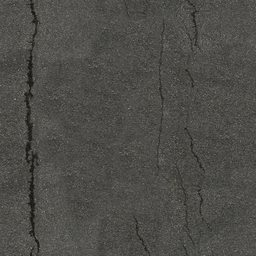
#> input picture assets/src/tex/asphalt.png, 256 x 256 px
$ python -i nhconv.py   (imports and definitions only)
#> lines starting #> are read from the running program, lines starting #| are printed output that depends on the picture
#!/usr/bin/env python3
"""Night Heist asset converter.

  glTF 2.0 (.gltf/.glb) -> .nmd model (+ .nan animation clips)
  PNG                   -> .ntx texture in a GX format with mipmaps

Formats are documented in src/core/nh_assets.h. Everything is big-endian.

Usage:
  nhconv.py manifest assets/manifest.json OUTDIR     convert everything listed
  nhconv.py texture in.png out.ntx --fmt CMPR --size 256 [--clamp] [--nearest] [--nomips]
  nhconv.py model in.gltf out.nmd [--anims OUTDIR]

Models: each node's mesh is transformed into model space. If any node has
extras {"bone": true}, those nodes form the skeleton (parents before
children) and every mesh is rigidly attached to its nearest bone ancestor;
parts are split so each draw uses at most 10 bones (GX matrix slots).
"""
import base64
import json
import math
import os
import struct
import sys

import numpy as np

try:
    from PIL import Image
except ImportError:  # pragma: no cover
    Image = None

GX_FMT = {"I8": 0x1, "IA8": 0x3, "RGB565": 0x4, "RGB5A3": 0x5, "RGBA8": 0x6, "CMPR": 0xE}
BLOCK = {"I8": (8, 4, 32), "IA8": (4, 4, 32), "RGB565": (4, 4, 32), "RGB5A3": (4, 4, 32),
         "RGBA8": (4, 4, 64), "CMPR": (8, 8, 32)}
MAX_SLOTS = 10
POS_SCALE, NRM_SCALE, UV_SCALE = 128.0, 64.0, 256.0


# --------------------------------------------------------------------------- textures

def level_size(fmt, w, h):
    bw, bh, bb = BLOCK[fmt]
    return ((w + bw - 1) // bw) * ((h + bh - 1) // bh) * bb


def pad_image(a, bw, bh):
    """Edge-clamp an (h, w, c) array up to whole blocks."""
    h, w = a.shape[:2]
    ph, pw = (-h) % bh, (-w) % bw
    if ph or pw:
        a = np.pad(a, ((0, ph), (0, pw), (0, 0)), mode="edge")
    return a


def blocks(a, bw, bh):
    """(H, W, C) -> (nby, nbx, bh, bw, C) in raster block order."""
    h, w, c = a.shape
    return a.reshape(h // bh, bh, w // bw, bw, c).swapaxes(1, 2)


def lum(rgb):
    return (rgb[..., 0] * 77 + rgb[..., 1] * 150 + rgb[..., 2] * 29 + 128) >> 8


def to565(rgb):
    r = (rgb[..., 0].astype(np.int32) * 31 + 127) // 255
    g = (rgb[..., 1].astype(np.int32) * 63 + 127) // 255
    b = (rgb[..., 2].astype(np.int32) * 31 + 127) // 255
    return (r << 11) | (g << 5) | b


def from565(v):
    r, g, b = (v >> 11) & 31, (v >> 5) & 63, v & 31
    return np.stack([(r << 3) | (r >> 2), (g << 2) | (g >> 4), (b << 3) | (b >> 2)], axis=-1).astype(np.int32)


def encode_cmpr(rgba):
    """GX CMPR: 8x8 tiles, each four DXT1 4x4 blocks (TL, TR, BL, BR), big-endian."""
    a = pad_image(rgba, 8, 8).astype(np.int32)
    h, w = a.shape[:2]
    # All 4x4 blocks: (nby4, nbx4, 16, 4)
    b4 = blocks(a, 4, 4).reshape(h // 4, w // 4, 16, 4)
    rgb = b4[..., :3].astype(np.float64)
    mean = rgb.mean(axis=2, keepdims=True)
    d = rgb - mean
    # Principal axis by power iteration on the 3x3 covariance.
    cov = np.einsum("...ki,...kj->...ij", d, d)
    v = np.ones(cov.shape[:-1])
    for _ in range(6):
        v = np.einsum("...ij,...j->...i", cov, v)
        n = np.linalg.norm(v, axis=-1, keepdims=True)
        v = np.where(n > 1e-9, v / np.maximum(n, 1e-9), np.array([0.577, 0.577, 0.577]))
    proj = np.einsum("...ki,...i->...k", d, v)
    lo = mean[..., 0, :] + v * proj.min(axis=-1, keepdims=True)
    hi = mean[..., 0, :] + v * proj.max(axis=-1, keepdims=True)
    c0 = to565(np.clip(np.rint(hi), 0, 255).astype(np.int32))
    c1 = to565(np.clip(np.rint(lo), 0, 255).astype(np.int32))
    # Four-colour mode needs c0 > c1.
    swap = c0 < c1
    c0, c1 = np.where(swap, c1, c0), np.where(swap, c0, c1)
    eq = c0 == c1
    c1 = np.where(eq & (c0 > 0), c0 - 1, c1)
    c0 = np.where(eq & (c0 == 0), 1, c0)
    p0, p1 = from565(c0), from565(c1)
    pal = np.stack([p0, p1, (2 * p0 + p1) // 3, (p0 + 2 * p1) // 3], axis=-2)  # (..., 4, 3)
    dist = ((b4[..., None, :3] - pal[..., None, :, :]) ** 2).sum(-1)  # (..., 16, 4)
    idx = dist.argmin(-1)  # (..., 16)
    nby, nbx = h // 4, w // 4
    out = bytearray()
    for ty in range(0, nby, 2):
        for tx in range(0, nbx, 2):
            for sy, sx in ((0, 0), (0, 1), (1, 0), (1, 1)):
                by, bx = ty + sy, tx + sx
                out += struct.pack(">HH", int(c0[by, bx]), int(c1[by, bx]))
                ix = idx[by, bx].reshape(4, 4)
                for row in ix:
                    out.append(int((row[0] << 6) | (row[1] << 4) | (row[2] << 2) | row[3]))
    return bytes(out)


def encode_level(fmt, rgba):
    if fmt == "CMPR":
        return encode_cmpr(rgba)
    bw, bh, _ = BLOCK[fmt]
    a = pad_image(rgba, bw, bh).astype(np.int32)
    bl = blocks(a, bw, bh)  # (nby, nbx, bh, bw, 4)
    if fmt == "I8":
        return lum(bl[..., :3]).astype(np.uint8).tobytes()
    if fmt == "IA8":
        out = np.stack([bl[..., 3], lum(bl[..., :3])], axis=-1)
        return out.astype(np.uint8).tobytes()
    if fmt == "RGB565":
        return to565(bl[..., :3]).astype(">u2").tobytes()
    if fmt == "RGB5A3":
        r, g, b, al = bl[..., 0], bl[..., 1], bl[..., 2], bl[..., 3]
        opaque = 0x8000 | (((r * 31 + 127) // 255) << 10) | (((g * 31 + 127) // 255) << 5) | ((b * 31 + 127) // 255)
        trans = (((al * 7 + 127) // 255) << 12) | (((r * 15 + 127) // 255) << 8) | (((g * 15 + 127) // 255) << 4) | ((b * 15 + 127) // 255)
        return np.where(al >= 224, opaque, trans).astype(">u2").tobytes()
    if fmt == "RGBA8":
        out = bytearray()
        flat = bl.reshape(bl.shape[0], bl.shape[1], 16, 4)
        for by in range(flat.shape[0]):
            for bx in range(flat.shape[1]):
                px = flat[by, bx]
                out += bytes(np.stack([px[:, 3], px[:, 0]], -1).astype(np.uint8).ravel())
                out += bytes(np.stack([px[:, 1], px[:, 2]], -1).astype(np.uint8).ravel())
        return bytes(out)
    raise ValueError(fmt)


def convert_texture(src, dst, fmt="CMPR", size=None, wrap=True, filt=True, mips=True):
#> called with src = '../assets/src/tex/asphalt.png', dst = 'out.png', fmt = 'CMPR', wrap = True, filt = True, mips = True
    img = Image.open(src).convert("RGBA")
    if size:
        w, h = (size, size) if isinstance(size, int) else size
        img = img.resize((w, h), Image.LANCZOS)
    w, h = img.size
#> w = 256; h = 256
    assert w & (w - 1) == 0 and h & (h - 1) == 0, "%s: power-of-two sizes only" % src
    levels = []
    cur = img
    while True:
        levels.append(np.asarray(cur, dtype=np.uint8))
        if not mips or (cur.size[0] == 1 and cur.size[1] == 1) or len(levels) >= 11:
            break
        # Stop at 4x4 for block formats: smaller levels just waste padded blocks.
        if min(cur.size) <= 4:
            break
        cur = cur.resize((max(cur.size[0] // 2, 1), max(cur.size[1] // 2, 1)), Image.BOX)
#> after the loop, levels = 7 items
    data = b"".join(encode_level(fmt, lv) for lv in levels)
#> in encode_cmpr, `v = np.ones(cov.shape[:-1])`: v: shape (64, 64, 3) float64; every value is 1
#> the loop in encode_cmpr, `for _ in range(6):` made 6 passes
#> pass 1, in encode_cmpr, `v = np.where(n > 1e-9, v / np.maximum(n, 1e-9), np.array([0.577, 0.577..`:
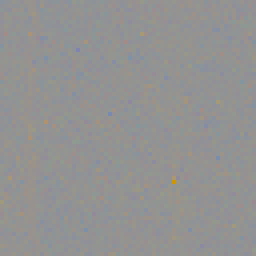
#> v: shape (64, 64, 3) float64 (shown 4 times larger); mean of channels 0, 1, 2 0.578, 0.577, 0.576; drawn as R, G, B
#> after the loop in encode_cmpr, `for _ in range(6):`:
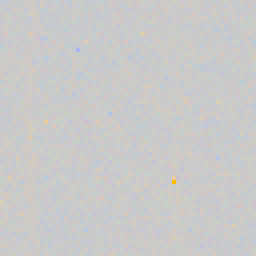
#> v: shape (64, 64, 3) float64 (shown 4 times larger); mean of channels 0, 1, 2 0.578, 0.577, 0.576; drawn with min black and max white
#> in encode_cmpr, `lo = mean[..., 0, :] + v * proj.min(axis=-1, keepdims=True)`:
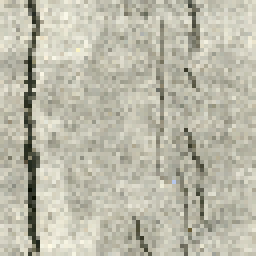
#> lo: shape (64, 64, 3) float64 (shown 4 times larger); mean of channels 0, 1, 2 64.1, 63.6, 59.1; drawn with min black and max white
#> in to565, `b = (rgb[..., 2].astype(np.int32) * 31 + 127) // 255`:
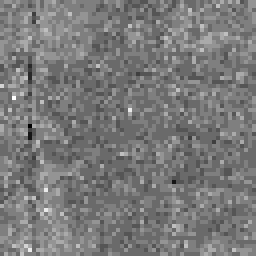
#> b: shape (64, 64) int32 (shown 4 times larger); min 5, max 17, mean 10.73; drawn with min black and max white
#> in to565 (call 2), `r = (rgb[..., 0].astype(np.int32) * 31 + 127) // 255`:
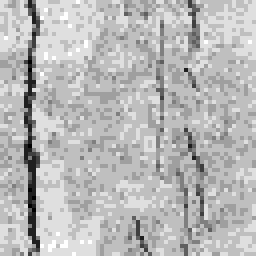
#> r: shape (64, 64) int32 (shown 4 times larger); min 2, max 10, mean 7.83; drawn with min black and max white
#> in to565 (call 2), `b = (rgb[..., 2].astype(np.int32) * 31 + 127) // 255`:
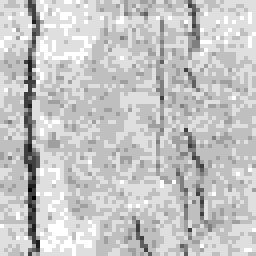
#> b: shape (64, 64) int32 (shown 4 times larger); min 1, max 9, mean 7.21; drawn with min black and max white
#> in encode_cmpr, `swap = c0 < c1`: swap: shape (64, 64) bool; every value is 0
#> in encode_cmpr (call 2), `v = np.ones(cov.shape[:-1])`: v: shape (32, 32, 3) float64; every value is 1
#> in to565 (call 4), `g = (rgb[..., 1].astype(np.int32) * 63 + 127) // 255`:
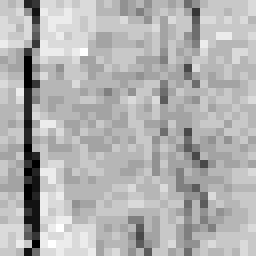
#> g: shape (32, 32) int32 (shown 8 times larger); min 7, max 21, mean 16.8; drawn with min black and max white
#> in encode_cmpr (call 2), `swap = c0 < c1`: swap: shape (32, 32) bool; every value is 0
    expect = 0
    lw, lh = w, h
#> lw = 256; lh = 256
    for _ in levels:
        expect += level_size(fmt, lw, lh)
        lw, lh = max(lw // 2, 1), max(lh // 2, 1)
#> this loop made 7 passes
#> (expect, lw, lh) on passes 1 to 7: (32768, 128, 128), (40960, 64, 64), (43008, 32, 32), (43520, 16, 16), (43648, 8, 8), (43680, 4, 4), (43712, 2, 2)
#> after the loop, expect = 43712
    assert len(data) == expect, (src, len(data), expect)
    hdr = b"NTX1" + struct.pack(">HHBBBBI", w, h, GX_FMT[fmt], len(levels), 1 if wrap else 0, 1 if filt else 0,
                                len(data))
    hdr += b"\0" * (32 - len(hdr))
    os.makedirs(os.path.dirname(dst) or ".", exist_ok=True)
    with open(dst, "wb") as f:
        f.write(hdr + data)
    return len(hdr) + len(data)


# --------------------------------------------------------------------------- glTF

COMP = {5120: np.int8, 5121: np.uint8, 5122: np.int16, 5123: np.uint16, 5125: np.uint32, 5126: np.float32}
NCOMP = {"SCALAR": 1, "VEC2": 2, "VEC3": 3, "VEC4": 4, "MAT4": 16}


class Gltf:
    # [313 lines left out: functions __init__, accessor, node_local, quat_to_mat, trs, slerp and 4 more, not called in this run]


# [2 lines not run here, left out]

>>> result = convert_texture('../assets/src/tex/asphalt.png', 'out.png')
#> result = 43744
